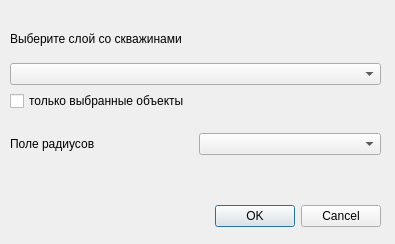
<?xml version="1.0" encoding="UTF-8"?>
<ui version="4.0">
 <class>Dialog</class>
 <widget class="QDialog" name="Dialog">
  <property name="geometry">
   <rect>
    <x>0</x>
    <y>0</y>
    <width>395</width>
    <height>244</height>
   </rect>
  </property>
  <property name="windowTitle">
   <string>Пласты пересечения</string>
  </property>
  <widget class="QDialogButtonBox" name="buttonBox">
   <property name="geometry">
    <rect>
     <x>40</x>
     <y>200</y>
     <width>341</width>
     <height>32</height>
    </rect>
   </property>
   <property name="orientation">
    <enum>Qt::Orientation::Horizontal</enum>
   </property>
   <property name="standardButtons">
    <set>QDialogButtonBox::StandardButton::Cancel|QDialogButtonBox::StandardButton::Ok</set>
   </property>
  </widget>
  <widget class="QWidget" name="">
   <property name="geometry">
    <rect>
     <x>10</x>
     <y>20</y>
     <width>371</width>
     <height>91</height>
    </rect>
   </property>
   <layout class="QVBoxLayout" name="verticalLayout">
    <item>
     <widget class="QLabel" name="label_layer">
      <property name="text">
       <string>Выберите слой со скважинами</string>
      </property>
     </widget>
    </item>
    <item>
     <widget class="QgsMapLayerComboBox" name="layer_ComboBox"/>
    </item>
    <item>
     <widget class="QCheckBox" name="select_checkBox">
      <property name="text">
       <string>только выбранные объекты</string>
      </property>
     </widget>
    </item>
   </layout>
  </widget>
  <widget class="QWidget" name="">
   <property name="geometry">
    <rect>
     <x>10</x>
     <y>130</y>
     <width>371</width>
     <height>28</height>
    </rect>
   </property>
   <layout class="QHBoxLayout" name="horizontalLayout">
    <item>
     <widget class="QLabel" name="label_field">
      <property name="text">
       <string>Поле радиусов</string>
      </property>
     </widget>
    </item>
    <item>
     <widget class="QgsFieldComboBox" name="radius_mField"/>
    </item>
   </layout>
  </widget>
 </widget>
 <customwidgets>
  <customwidget>
   <class>QgsFieldComboBox</class>
   <extends>QComboBox</extends>
   <header>qgsfieldcombobox.h</header>
  </customwidget>
  <customwidget>
   <class>QgsMapLayerComboBox</class>
   <extends>QComboBox</extends>
   <header>qgsmaplayercombobox.h</header>
  </customwidget>
 </customwidgets>
 <resources/>
 <connections>
  <connection>
   <sender>buttonBox</sender>
   <signal>accepted()</signal>
   <receiver>Dialog</receiver>
   <slot>accept()</slot>
   <hints>
    <hint type="sourcelabel">
     <x>248</x>
     <y>254</y>
    </hint>
    <hint type="destinationlabel">
     <x>157</x>
     <y>274</y>
    </hint>
   </hints>
  </connection>
  <connection>
   <sender>buttonBox</sender>
   <signal>rejected()</signal>
   <receiver>Dialog</receiver>
   <slot>reject()</slot>
   <hints>
    <hint type="sourcelabel">
     <x>316</x>
     <y>260</y>
    </hint>
    <hint type="destinationlabel">
     <x>286</x>
     <y>274</y>
    </hint>
   </hints>
  </connection>
 </connections>
</ui>
